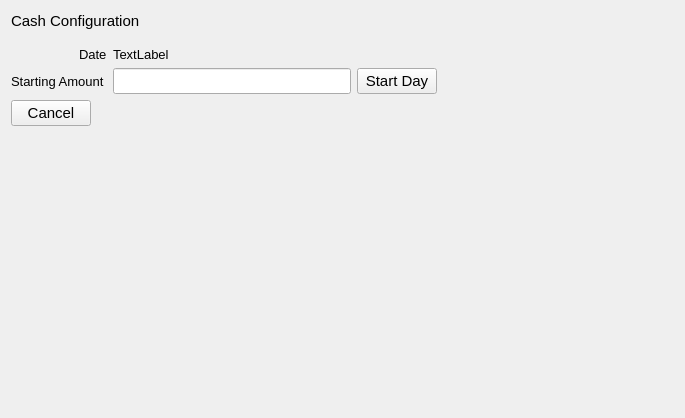
<?xml version="1.0" encoding="UTF-8"?>
<ui version="4.0">
 <class>CashBalanceConfigure</class>
 <widget class="QWidget" name="CashBalanceConfigure">
  <property name="geometry">
   <rect>
    <x>0</x>
    <y>0</y>
    <width>685</width>
    <height>418</height>
   </rect>
  </property>
  <property name="windowTitle">
   <string>Form</string>
  </property>
  <layout class="QVBoxLayout" name="verticalLayout">
   <item>
    <layout class="QHBoxLayout" name="horizontalLayout">
     <item>
      <widget class="QLabel" name="label">
       <property name="font">
        <font>
         <pointsize>11</pointsize>
        </font>
       </property>
       <property name="text">
        <string>Cash Configuration</string>
       </property>
      </widget>
     </item>
     <item>
      <spacer name="horizontalSpacer">
       <property name="orientation">
        <enum>Qt::Horizontal</enum>
       </property>
       <property name="sizeHint" stdset="0">
        <size>
         <width>40</width>
         <height>20</height>
        </size>
       </property>
      </spacer>
     </item>
    </layout>
   </item>
   <item>
    <spacer name="verticalSpacer_2">
     <property name="orientation">
      <enum>Qt::Vertical</enum>
     </property>
     <property name="sizeType">
      <enum>QSizePolicy::Fixed</enum>
     </property>
     <property name="sizeHint" stdset="0">
      <size>
       <width>20</width>
       <height>10</height>
      </size>
     </property>
    </spacer>
   </item>
   <item>
    <layout class="QFormLayout" name="formLayout">
     <property name="labelAlignment">
      <set>Qt::AlignRight|Qt::AlignTrailing|Qt::AlignVCenter</set>
     </property>
     <item row="0" column="0">
      <widget class="QLabel" name="label_3">
       <property name="font">
        <font>
         <pointsize>10</pointsize>
        </font>
       </property>
       <property name="text">
        <string>Date</string>
       </property>
      </widget>
     </item>
     <item row="0" column="1">
      <widget class="QLabel" name="label_4">
       <property name="font">
        <font>
         <pointsize>10</pointsize>
        </font>
       </property>
       <property name="text">
        <string>TextLabel</string>
       </property>
      </widget>
     </item>
     <item row="1" column="0">
      <widget class="QLabel" name="label_2">
       <property name="font">
        <font>
         <pointsize>10</pointsize>
        </font>
       </property>
       <property name="text">
        <string>Starting Amount </string>
       </property>
      </widget>
     </item>
     <item row="1" column="1">
      <layout class="QHBoxLayout" name="horizontalLayout_3">
       <item>
        <widget class="QLineEdit" name="txtStartAmount">
         <property name="maximumSize">
          <size>
           <width>400</width>
           <height>16777215</height>
          </size>
         </property>
         <property name="font">
          <font>
           <pointsize>11</pointsize>
          </font>
         </property>
        </widget>
       </item>
       <item>
        <widget class="QPushButton" name="buttonDayStart">
         <property name="font">
          <font>
           <pointsize>11</pointsize>
          </font>
         </property>
         <property name="text">
          <string>Start Day</string>
         </property>
        </widget>
       </item>
       <item>
        <spacer name="horizontalSpacer_3">
         <property name="orientation">
          <enum>Qt::Horizontal</enum>
         </property>
         <property name="sizeHint" stdset="0">
          <size>
           <width>40</width>
           <height>20</height>
          </size>
         </property>
        </spacer>
       </item>
      </layout>
     </item>
    </layout>
   </item>
   <item>
    <layout class="QHBoxLayout" name="horizontalLayout_2">
     <item>
      <widget class="QPushButton" name="btnCancel">
       <property name="minimumSize">
        <size>
         <width>0</width>
         <height>0</height>
        </size>
       </property>
       <property name="font">
        <font>
         <pointsize>11</pointsize>
        </font>
       </property>
       <property name="text">
        <string>Cancel</string>
       </property>
      </widget>
     </item>
     <item>
      <spacer name="horizontalSpacer_2">
       <property name="orientation">
        <enum>Qt::Horizontal</enum>
       </property>
       <property name="sizeHint" stdset="0">
        <size>
         <width>40</width>
         <height>20</height>
        </size>
       </property>
      </spacer>
     </item>
    </layout>
   </item>
   <item>
    <spacer name="verticalSpacer">
     <property name="orientation">
      <enum>Qt::Vertical</enum>
     </property>
     <property name="sizeHint" stdset="0">
      <size>
       <width>20</width>
       <height>40</height>
      </size>
     </property>
    </spacer>
   </item>
  </layout>
 </widget>
 <resources/>
 <connections/>
</ui>
